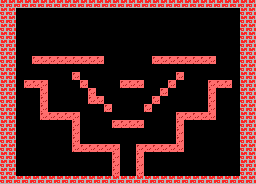

A level layout from a 2D game, rendered from its tile map. Below: a short description, then the map file with its tile-grid data intact:
An orthogonal 32x23 tile map with 8x8 px tiles, 1 tile layer (Capa de patrones 1).

<map version="1.2" tiledversion="2019.12.11" orientation="orthogonal" renderorder="right-down" compressionlevel="-1" width="32" height="23" tilewidth="8" tileheight="8" infinite="0" nextlayerid="2" nextobjectid="1">
 <tileset firstgid="1" source="tileset 256x212_8x8px.tsx" />
 <layer id="1" name="Capa de patrones 1" width="32" height="23">
  <data encoding="csv">
240,240,240,240,240,240,240,240,240,240,240,240,240,240,240,240,240,240,240,240,240,240,240,240,240,240,240,240,240,240,240,240,
240,240,0,0,0,0,0,0,0,0,0,0,0,0,0,0,0,0,0,0,0,0,0,0,0,0,0,0,0,0,240,240,
240,240,0,0,0,0,0,0,0,0,0,0,0,0,0,0,0,0,0,0,0,0,0,0,0,0,0,0,0,0,240,240,
240,240,0,0,0,0,0,0,0,0,0,0,0,0,0,0,0,0,0,0,0,0,0,0,0,0,0,0,0,0,240,240,
240,240,0,0,0,0,0,0,0,0,0,0,0,0,0,0,0,0,0,0,0,0,0,0,0,0,0,0,0,0,240,240,
240,240,0,0,0,0,0,0,0,0,0,0,0,0,0,0,0,0,0,0,0,0,0,0,0,0,0,0,0,0,240,240,
240,240,0,0,0,0,0,0,0,0,0,0,0,0,0,0,0,0,0,0,0,0,0,0,0,0,0,0,0,0,240,240,
240,240,0,0,229,229,229,229,229,229,229,229,229,0,0,0,0,0,0,229,229,229,229,229,229,229,229,0,0,0,240,240,
240,240,0,0,0,0,0,0,0,0,0,0,0,0,0,0,0,0,0,0,0,0,0,0,0,0,0,0,0,0,240,240,
240,240,0,0,0,0,0,0,0,229,0,0,0,0,0,0,0,0,0,0,0,0,229,0,0,0,0,0,0,0,240,240,
240,240,0,229,229,229,0,0,0,0,229,0,0,0,0,229,229,229,0,0,0,229,0,0,0,0,229,229,229,0,240,240,
240,240,0,0,0,229,0,0,0,0,0,229,0,0,0,0,0,0,0,0,229,0,0,0,0,0,229,0,0,0,240,240,
240,240,0,0,0,229,0,0,0,0,0,229,229,0,0,0,0,0,0,229,0,0,0,0,0,0,229,0,0,0,240,240,
240,240,0,0,0,229,0,0,0,0,0,0,0,229,0,0,0,0,229,0,0,0,0,0,0,0,229,0,0,0,240,240,
240,240,0,0,0,229,229,229,229,229,0,0,0,0,0,0,0,0,0,0,0,0,229,229,229,229,229,0,0,0,240,240,
240,240,0,0,0,0,0,0,0,229,0,0,0,0,229,229,229,229,0,0,0,0,229,0,0,0,0,0,0,0,240,240,
240,240,0,0,0,0,0,0,0,229,0,0,0,0,0,0,0,0,0,0,0,0,229,0,0,0,0,0,0,0,240,240,
240,240,0,0,0,0,0,0,0,229,0,0,0,0,0,0,0,0,0,0,0,0,229,0,0,0,0,0,0,0,240,240,
240,240,0,0,0,0,0,0,0,229,229,229,229,229,229,0,0,229,229,229,229,229,229,0,0,0,0,0,0,0,240,240,
240,240,0,0,0,0,0,0,0,0,0,0,0,0,229,0,0,229,0,0,0,0,0,0,0,0,0,0,0,0,240,240,
240,240,0,0,0,0,0,0,0,0,0,0,0,0,229,0,0,229,0,0,0,0,0,0,0,0,0,0,0,0,240,240,
240,240,0,0,0,0,0,0,0,0,0,0,0,0,229,0,0,229,0,0,0,0,0,0,0,0,0,0,0,0,240,240,
240,240,240,240,240,240,240,240,240,240,240,240,240,240,240,240,240,240,240,240,240,240,240,240,240,240,240,240,240,240,240,240
</data>
 </layer>
</map>
